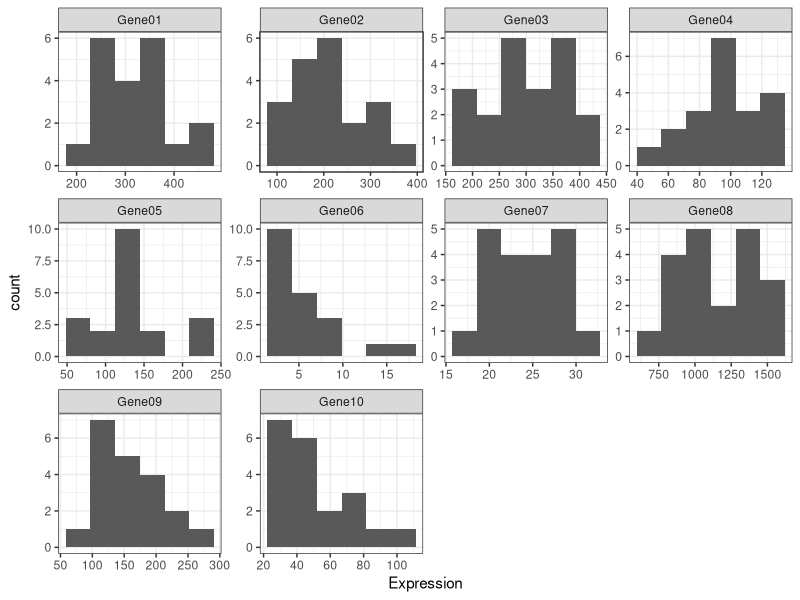
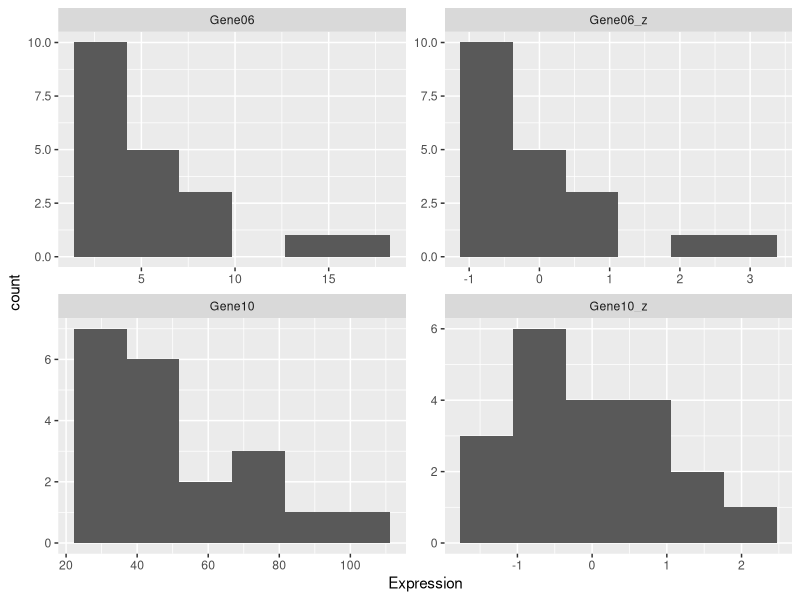
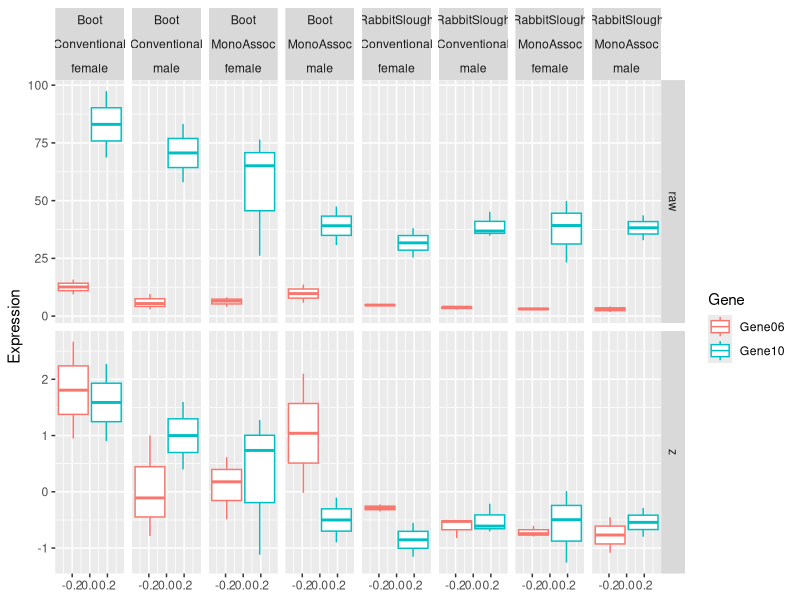

The R source for these figures, in order:
## ---- chunk 1
knitr::opts_chunk$set(echo = TRUE)
## ---- chunk 2
# Initialize packages
library(tidyverse)
library(magrittr)
library(kableExtra)
## ---- chunk 3
rnaseq <- read_csv('HW_RNAseq.csv') # Import data
## ---- chunk 4
rnaseq %>% 
  gather(key = "Gene", value = "Expression", Gene01:Gene10) %>% # Move expression to one column
  mutate_at(vars(SampleID, Population, Treatment, Sex, Gene), funs(factor)) %>% 
  # Convert categoricals to factor
  ggplot(aes(Expression)) + # Plot histograms for each gene
    geom_histogram(bins = 6) +
    facet_wrap(~ Gene, scales = "free") +
    theme_bw()
## ---- chunk 5
rnaseq_z <- rnaseq %>% # Create a new column for a gene with z-transformed expression values
  mutate_at(vars(Gene01_z = Gene01, Gene02_z = Gene02, Gene03_z = Gene03, 
                 Gene04_z = Gene04, Gene05_z = Gene05, Gene06_z = Gene06,
                 Gene07_z = Gene07, Gene08_z = Gene08, Gene09_z = Gene09,
                 Gene10_z = Gene10), scale) %>% 
  mutate_if(is.character, as.factor) # Convert categoricals to factor
## ---- chunk 6
rnaseq_z %>% 
  select(Gene06, Gene10, Gene06_z, Gene10_z) %>% # Pull out two genes
  gather(key = "Gene", value = "Expression", Gene06:Gene10_z) %>% 
  # Collapse data to one column
  ggplot(aes(Expression)) + # Plot histograms of expression of raw data and z scores
    geom_histogram(bins = 6) +
    facet_wrap(~ Gene, scales = 'free')
## ---- chunk 7
gene_z <- data_frame( # Create dummy data frame to add "raw" vs. "z score" column
  Gene = c('Gene06', 'Gene10', 'Gene06_z', 'Gene10_z'),
  Score = factor(c('raw', 'raw', 'z', 'z'))
)

rnaseq_z %>%
 select(Population:Sex, Gene06, Gene06_z, Gene10, Gene10_z) %>% 
  # Subset two genes
 gather(key = "Gene", value = "Expression", Gene06:Gene10_z) %>% 
  # Collapse to one column
 left_join(gene_z, by = 'Gene') %>% # Add Score: 'raw' or 'z' column
 mutate_at(vars(Gene), funs(substr(., 1, 6))) %>% 
  # Remove '_z' from the end of gene names
 ggplot(aes(y = Expression, color = Gene)) + # Plot boxplots
   facet_grid(rows = vars(Score), cols = vars(Population, Treatment, Sex),
            scales = 'free') +
   geom_boxplot()
## ---- chunk 8
pop <- rnaseq %>% 
  group_by(Population) %>% 
  summarize_at(vars(Gene01:Gene10), funs(mean, sd, var)) %>% 
  rename(Variable = Population)

treat <- rnaseq %>% 
  group_by(Treatment) %>% 
  summarize_at(vars(Gene01:Gene10), funs(mean, sd, var)) %>% 
  rename(Variable = Treatment)

sex <- rnaseq %>% 
  group_by(Sex) %>% 
  summarize_at(vars(Gene01:Gene10), funs(mean, sd, var)) %>% 
  rename(Variable = Sex)

pop %>%
  bind_rows(treat) %>% 
  bind_rows(sex) %>% 
  select(Variable, order(colnames(.))) %>% # Reorder columns so all Gene01 info is together
  mutate_at(vars(Gene01_mean:Gene10_var), funs(round(., digits=2))) %>% 
  kable(col.names = c('Variable', 'Mean', 'St.Dev', 'Variance',
                      'Mean', 'St.Dev', 'Variance','Mean', 'St.Dev', 'Variance',
                      'Mean', 'St.Dev', 'Variance','Mean', 'St.Dev', 'Variance',
                      'Mean', 'St.Dev', 'Variance','Mean', 'St.Dev', 'Variance',
                      'Mean', 'St.Dev', 'Variance','Mean', 'St.Dev', 'Variance',
                      'Mean', 'St.Dev', 'Variance')) %>%
  kable_styling(c("striped", "bordered"), full_width = F) %>%
  add_header_above(c(" " = 1, "Gene 1" = 3,  "Gene 2" = 3,  "Gene 3" = 3, 
                    "Gene 4" = 3,  "Gene 5" = 3,  "Gene 6" = 3,  "Gene 7" = 3, 
                    "Gene 8" = 3,  "Gene 9" = 3,  "Gene 10" = 3)) %>%
  scroll_box(width = "700px", height = "350px") # Print all data
